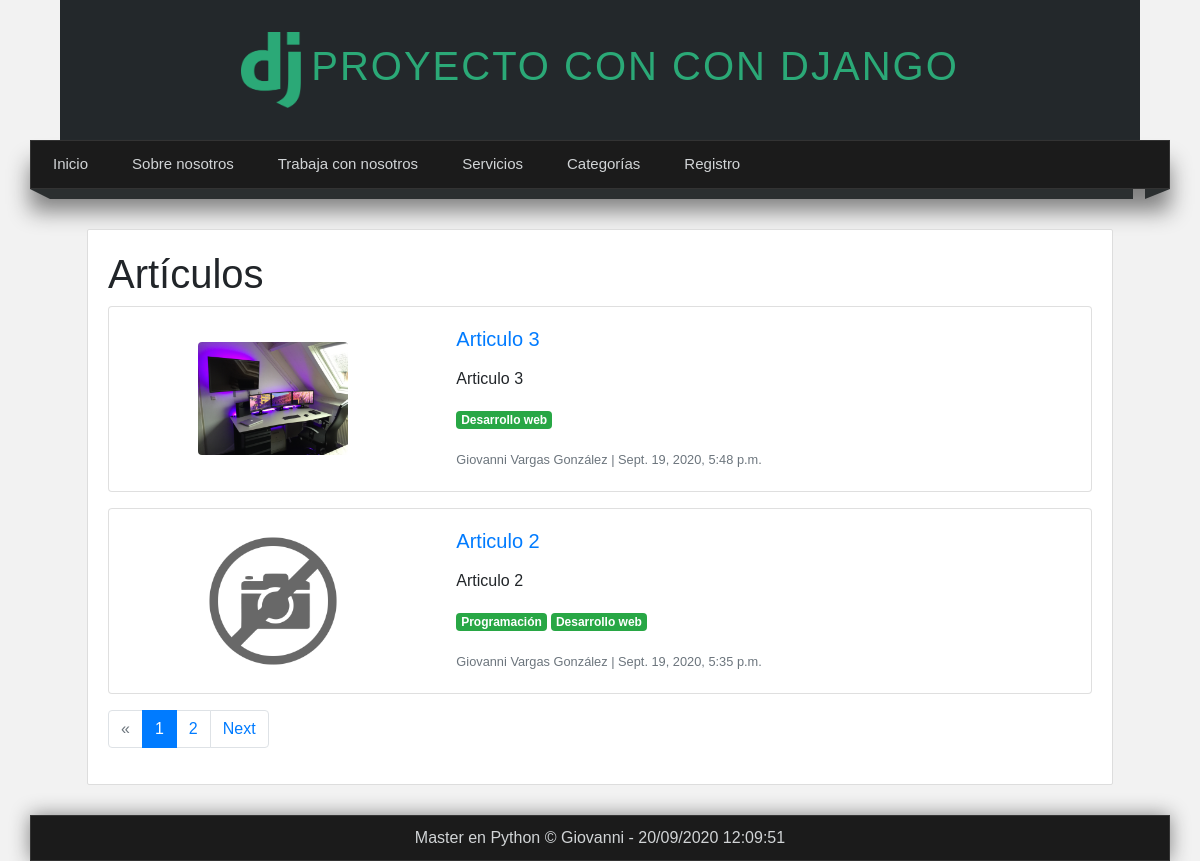
The app's page /articles/ with its own data.
### pages/models.py (models this page shows, shortened)
class Page(models.Model):
    title = models.CharField(max_length=50, verbose_name='Título')
    content = RichTextField(verbose_name='Contenido')
    slug = models.CharField(unique=True, max_length=150, verbose_name='URL amigable')
    order = models.IntegerField(default=0, verbose_name='Orden')
    visible = models.BooleanField(verbose_name='Visible')
    created_at = models.DateTimeField(auto_now_add=True, verbose_name='Creado')
    updated_at = models.DateTimeField(auto_now=True, verbose_name='Actualizado')
    class Meta:
        verbose_name = 'Página'
        verbose_name_plural = "Páginas"

### blog/models.py (models this page shows, shortened)
class Article(models.Model):
    title = models.CharField(max_length=150, verbose_name='Título')
    content = RichTextField(verbose_name='Contenido')
    image = models.ImageField(default='null', verbose_name='Imagen', upload_to='articles')
    public = models.BooleanField(verbose_name='Publicado')
    user = models.ForeignKey(User, editable=False, verbose_name='Usuario', on_delete=models.CASCADE)
    categories = models.ManyToManyField(Category, verbose_name='Categorías', blank=True)
    created_at = models.DateTimeField(auto_now_add=True, verbose_name='Creado')
    updated_at = models.DateTimeField(auto_now=True, verbose_name='Editado')
    class Meta:
        verbose_name = 'Artículo'
        verbose_name_plural = 'Artículos'
        ordering = ['-created_at']

class Category(models.Model):
    name = models.CharField(max_length=100, verbose_name='Nombre')
    description = models.CharField(max_length=255, verbose_name='Descripción')
    created_at = models.DateTimeField(auto_now_add=True, verbose_name='Creado')
    updated_at = models.DateTimeField(auto_now=True, verbose_name='Editado')
    class Meta:
        verbose_name = 'Categoría'
        verbose_name_plural = 'Categorías'

### blog/views.py (the view)
# urls.py: path('articles/', views.list, name='list_articles'),
def list(request):
    articles = Article.objects.all()
    paginator = Paginator(articles, 2)
    page = request.GET.get('page')
    page_articles = paginator.get_page(page)
    return render(request, 'articles/list.html', {
        'title': 'Artículos',
        'articles': page_articles
    })

### blog/context_processors.py (called while the page is built)
def get_categories(request):
    categories_in_use = Article.objects.filter(public=True).values_list('categories', flat=True)
    categories = Category.objects.filter(id__in=categories_in_use).order_by('id').values_list('id', 'name')
    return {
        'categories': categories,
        'categories_in_use': categories_in_use
    }

### pages/context_processors.py (called while the page is built)
def get_pages(request):
    pages = Page.objects.filter(visible=True).order_by('order').values_list('id', 'title', 'slug')
    return {
        'pages': pages
    }

### blog/templates/articles/list.html (shortened to what this page needs)
{% extends 'layouts/layout.html' %}
{% block content %}
    <h1>{{ title }}</h1>
    {% include 'articles/articles.html' %}
    {% include 'articles/pagination.html' %}
{% endblock content %}

### mainapp/templates/layouts/layout.html (shortened to what this page needs)
<!DOCTYPE html>
<html lang="en">
<head>
    {% load static %}
    <link rel="stylesheet" href="{% static 'libs/bootstrap/css/bootstrap.min.css' %}">
    <link rel="stylesheet" href="{% static 'libs/animate/animate.min.css' %}">
    <link rel="stylesheet" href="{% static 'css/style.css' %}">
</head>
<body>
    <header>
        <div id="logotipo">
            <img src="{% static 'img/logo.png' %}" alt="">
            <h1>Proyecto con con Django</h1>
        </div>
    </header>
    <nav class="menu">
        <ul>
            <li>
                <a href="{% url 'home' %}">Inicio</a>
            </li>
            <li>
                <a href="{% url 'about' %}">Sobre nosotros</a>
            </li>
                {% for page in pages %}
                    <li>
                        <a href="{% url 'page' page.2 %}">{{ page.1 }}</a>
                    </li>
                {% endfor %}
            <li>
                <a href="{% url 'list_articles' %}">Categorías</a>
            </li>
            <li>
                <a href="{% url 'register' %}">Registro</a>
            </li>
        </ul>
    </nav>
    <div class="barra">
        <span class="esquina-izquierda"></span>
        <span class="relleno-barra"></span>
        <span class="esquina-derecha"></span>
    </div>
    <div id="content">
        <div class="box">
            {% block content %}{% endblock content %}
        </div>
    </div>
    <footer>
        Master en Python &copy; Giovanni - {% now "d/m/Y h:m:s" %}
    </footer>
</body>
</html>

### blog/templates/articles/articles.html (shortened to what this page needs)
{% load static %}
<article class="article-item">
    {% for article in articles %}
        <div class="card mb-3">
            <div class="row no-gutters">
                {% if article.image != 'null' and article.image|length >= 1 %}
                    <div class="col-md-4 d-flex justify-content-center align-items-center align-content-center">
                        <img src="{{ article.image.url }}" class="card-img rounded img-fluid" alt="..." style="width: 150px">
                    </div>
                {% else %}
                    <div class="col-md-4 d-flex justify-content-center align-items-center align-content-center">
                        <img src="{% static 'img/no-image.png' %}" class="card-img rounded img-fluid" alt="..." style="width: 150px">
                    </div>
                {% endif %}
                <div class="col-md-8">
                    <div class="card-body">
                        <a href="{% url 'article' article.id %}">
                            <h5 class="card-title">{{ article.title }}</h5>
                        </a>
                        <p class="card-text">{{ article.content|safe }}</p>
                        <p class="card-text">
                            {% for category in article.categories.all %}
                                <a href="{% url 'category' category.id %}" class="text-decoration-none">
                                    <span class="badge badge-success">{{ category.name }}</span>
                                </a>
                            {% endfor %}
                        </p>
                        <p class="card-text">
                            <small class="text-muted">{{ article.user.first_name }} {{ article.user.last_name }} | {{ article.created_at }}</small>
                        </p>
                    </div>
                </div>
            </div>
        </div>
    {% endfor %}
</article>

### mainapp/static/css/style.css (style rules this page uses)
* { margin: 0px; padding: 0px; font-family: sans-serif, Arial, Helvetica; text-decoration: none; }
body { background-color: #f2f2f2; }
header { width: 90%; height: 140px; background-color: #23282b; margin: 0 auto; display: flex; justify-content: center; }
#logotipo { display: flex; flex-direction: row; justify-content: center; align-items: center; padding: 10px; }
#logotipo img { display: block; width: 60px; float: left; }
#logotipo h1 { display: block; letter-spacing: 2px; text-transform: uppercase; font-weight: lighter; color: #2ba977; margin-left: 10px; }
nav.menu { width: 95%; height: auto; background-color: #1b1b1b; border: 1px solid #333333; box-shadow: 0px 22px 22px gray; margin: 0 auto; font-size: 15px; }
nav.menu>ul { list-style: none; text-decoration: none; display: flex; flex-direction: row; margin-bottom: 0; }
nav.menu>ul>li { padding: 0px 10px; display: flex; flex-direction: column; justify-content: center; }
nav.menu>ul>li>a { color: #d1d4d6; padding: 12px; }
.barra { width: 95%; margin: 0 auto; }
span.esquina-izquierda { display: block; border-left: 20px solid transparent; border-top: 10px solid #2b2f30; float: left; }
span.esquina-derecha { display: block; border-right: 25px solid transparent; border-top: 10px solid #2b2f30; float: right; }
span.relleno-barra { display: block; width: 95%; height: 10px; background: #2b2f30; float: left; }
#content { width: 90%; margin: 0 auto; margin-bottom: 30px; margin-top: 40px; display: flex; justify-content: center; }
.box { background: white; width: 95%; padding: 20px; border: 1px solid #ddd; border-radius: 2px; }
footer { width: 95%; margin: 0 auto; background-color: #1b1b1b; border: 1px solid #333; color: #d1d4d6; text-align: center; padding: 10px 0px; display: flex; justify-content: center; box-shadow: 0px 0px 20px gray; }

### records on screen
Page: title "Trabaja con nosotros"
Page: title "Servicios"
Article: image (picture), title "Articulo 3", content "Articulo 3", user.first_name "Giovanni", user.last_name "Vargas González", created_at "Sept. 19, 2020, 5:48 p.m."
Category: name "Desarrollo web"
Article: title "Articulo 2", content "Articulo 2", user.first_name "Giovanni", user.last_name "Vargas González", created_at "Sept. 19, 2020, 5:35 p.m."
Category: name "Programación"

### other values on screen
{{ title }} "Artículos"
{{ i }} "1"
{{ i }} "2"
